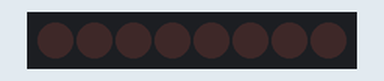
Recording of a sketch running on a simulated Arduino Uno, built with avr-gcc and run on an emulated ATmega328P. Shown: 8 shift-register outputs drawn as a row of LEDs (first output left, lit = HIGH). Wiring (inferred from the names in the program): shift register (74HC595): data pin 11; shift clock pin 12; latch pin 8. Wiring (inferred from the signals the program sends): row of LEDs: on Q0, Q1, Q2, Q3, Q4, Q5, Q6, Q7.

Above: at 0.05 s.
At 0.35 s:
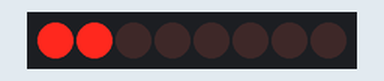
At 0.75 s:
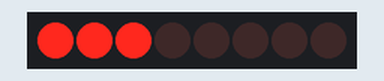
At 1.45 s:
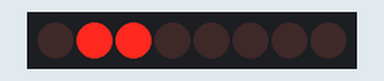
At 2.15 s:
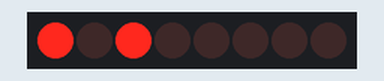
At 2.85 s:
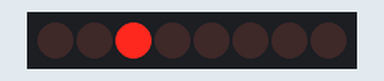
Timing chart, 0 to 3.1 s (numbered marks = the images above):
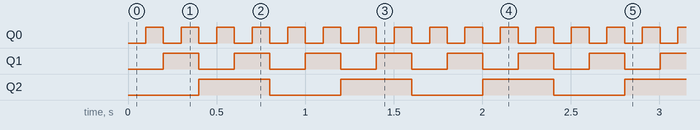

The sketch:

test_platform.ino
```cpp
// Lab11 使用 74HC595 和三支腳位控制 8 顆 LED

// 接 74HC595 的 ST_CP (pin 12,latch pin)
int latchPin = 8;
// 接 74HC595 的 SH_CP (pin 11, clock pin)
int clockPin = 12;
// 接 74HC595 的 DS (pin 14)
int dataPin = 11;

void setup() {
  // 將 latchPin, clockPin, dataPin 設置為輸出
  pinMode(latchPin, OUTPUT);
  pinMode(clockPin, OUTPUT);
  pinMode(dataPin, OUTPUT);
}

void loop() {
  // 在 8 顆 LED 上計數數字，從 0 計數到 255
  for (int numberToDisplay = 0; numberToDisplay < 8; numberToDisplay++) {
    // 送資料前要先把 latchPin 拉成低電位
    digitalWrite(latchPin, LOW);

    // 使用 shiftOut 函式送出資料
    shiftOut(dataPin, clockPin, MSBFIRST, numberToDisplay);

    // 送完資料後要把 latchPin 拉回成高電位
    digitalWrite(latchPin, HIGH);

    // 隔 500ms 後換下一個數字
    delay(100);

  }
}
```

Measured:
- by itself, Q0: alternates HIGH for 0.10 s and LOW for 0.10 s
- by itself, Q1: alternates HIGH for 0.20 s and LOW for 0.20 s
- by itself, Q2: alternates HIGH for 0.40 s and LOW for 0.40 s
